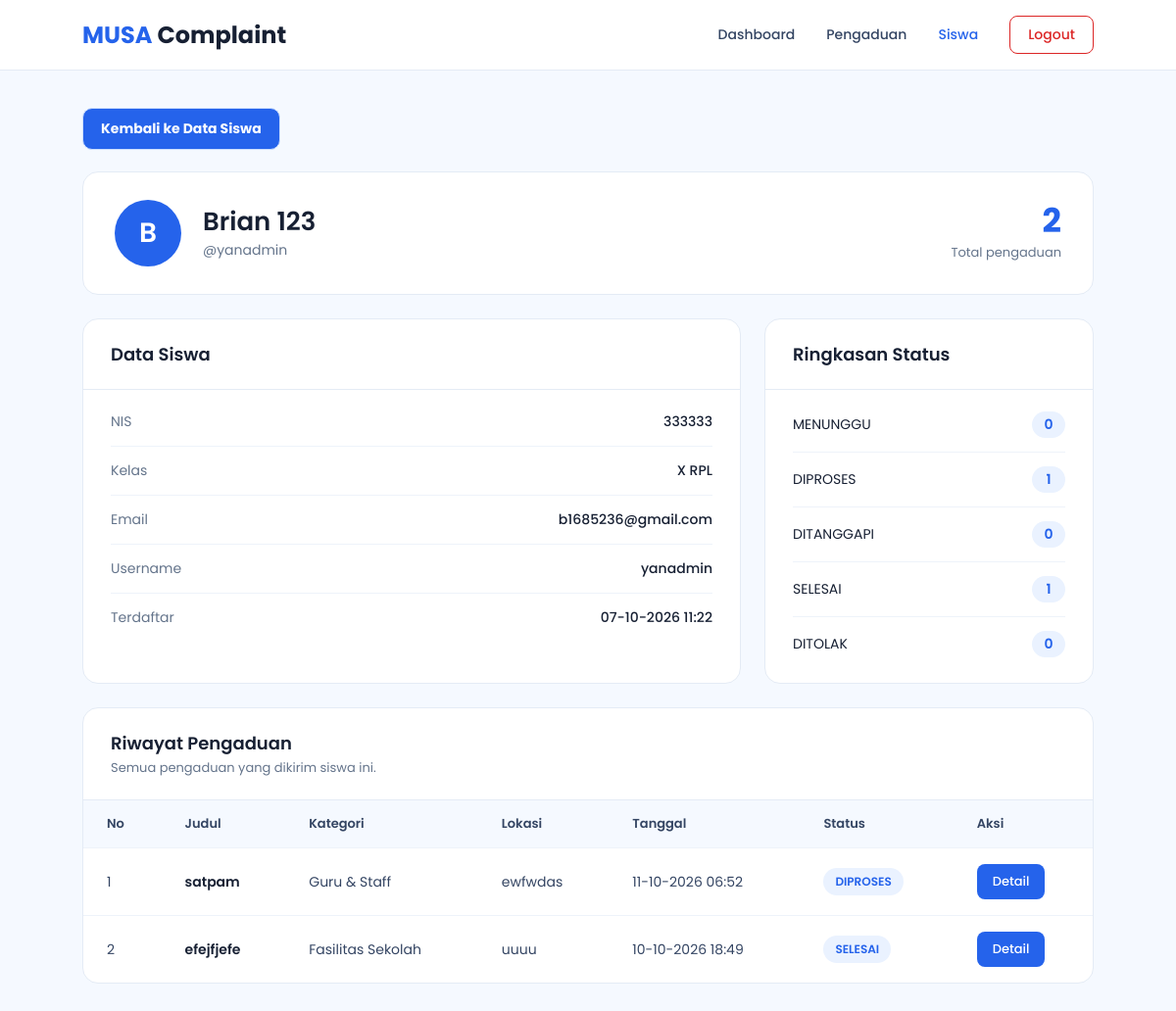
/admin/detail_siswa.php?id=4 (signed in), run on the app's committed database.
### tables this page shows
CREATE TABLE `siswa` (
  `id_siswa` int UNSIGNED NOT NULL,
  `nis` varchar(30) NOT NULL,
  `nama` varchar(100) NOT NULL,
  `kelas` varchar(50) NOT NULL,
  `email` varchar(100) NOT NULL,
  `username` varchar(50) NOT NULL,
  `password` varchar(255) NOT NULL,
  `role` enum('siswa') NOT NULL DEFAULT 'siswa',
  `created_at` timestamp NULL DEFAULT CURRENT_TIMESTAMP,
  `foto` text
);

CREATE TABLE `pengaduan` (
  `id_pengaduan` int UNSIGNED NOT NULL,
  `id_siswa` int UNSIGNED NOT NULL,
  `id_kategori` int UNSIGNED NOT NULL,
  `id_status` int UNSIGNED NOT NULL,
  `judul` varchar(200) NOT NULL,
  `isi_pengaduan` text NOT NULL,
  `lokasi` varchar(255) DEFAULT NULL,
  `created_at` timestamp NULL DEFAULT CURRENT_TIMESTAMP,
  `updated_at` timestamp NULL DEFAULT CURRENT_TIMESTAMP ON UPDATE CURRENT_TIMESTAMP,
  `dilihat_siswa_at` datetime DEFAULT NULL
);

CREATE TABLE `kategori` (
  `id_kategori` int UNSIGNED NOT NULL,
  `nama_kategori` varchar(100) NOT NULL,
  `deskripsi` text
);

CREATE TABLE `status_pengaduan` (
  `id_status` int UNSIGNED NOT NULL,
  `nama_status` varchar(50) NOT NULL,
  `deskripsi` text
);

### admin/detail_siswa.php (the view, shortened to what this page needs)
<?php
require_once "../config/database.php";
$id_siswa = isset($_GET["id"]) ? (int) $_GET["id"] : 0;
$stmt = $conn->prepare("
    SELECT
        id_siswa,
        nis,
        nama,
        kelas,
        email,
        username,
        created_at
    FROM siswa
    WHERE id_siswa = ?
");
$stmt->bind_param("i", $id_siswa);
$stmt->execute();
$siswa = $stmt->get_result()->fetch_assoc();
$stmt = $conn->prepare("
    SELECT
        sp.nama_status,
        COUNT(p.id_pengaduan) AS total
    FROM status_pengaduan sp
    LEFT JOIN pengaduan p
        ON p.id_status = sp.id_status
        AND p.id_siswa = ?
    GROUP BY sp.id_status, sp.nama_status
    ORDER BY sp.id_status ASC
");
$stmt->bind_param("i", $id_siswa);
$stmt->execute();
$ringkasan = $stmt->get_result()->fetch_all(MYSQLI_ASSOC);
$total_pengaduan = array_sum(array_column($ringkasan, "total"));
$stmt = $conn->prepare("
    SELECT
        p.id_pengaduan,
        p.judul,
        p.lokasi,
        p.created_at,
        k.nama_kategori,
        sp.nama_status
    FROM pengaduan p
    INNER JOIN kategori k
        ON p.id_kategori = k.id_kategori
    INNER JOIN status_pengaduan sp
        ON p.id_status = sp.id_status
    WHERE p.id_siswa = ?
    ORDER BY p.created_at DESC
");
$stmt->bind_param("i", $id_siswa);
$stmt->execute();
$pengaduan = $stmt->get_result();
?>
<!DOCTYPE html>
<html lang="id">
<head>
    <link
        rel="stylesheet"
        href="../asests/css/admin_detail_siswa.css"
    >
</head>
<body>
<nav class="navbar">
    <a href="admin_dashboard.php" class="logo">
        <span>MUSA</span> Complaint
    </a>
    <div class="nav-menu">
        <a href="admin_dashboard.php">
            Dashboard
        </a>
        <a href="pengaduan.php">
            Pengaduan
        </a>
        <a href="siswa.php" class="active">
            Siswa
        </a>
        <a href="../akun/logout.php">
            Logout
        </a>
    </div>
</nav>
<main class="container">
    <a href="siswa.php" class="back-button">
        Kembali ke Data Siswa
    </a>
    <section class="profile">
        <div class="avatar">
            <?= htmlspecialchars(
                mb_strtoupper(mb_substr($siswa["nama"], 0, 1))
            ); ?>
        </div>
        <div class="profile-info">
            <h1>
                <?= htmlspecialchars($siswa["nama"]); ?>
            </h1>
            <p>
                @<?= htmlspecialchars($siswa["username"]); ?>
            </p>
        </div>
        <div class="profile-total">
            <strong>
                <?= (int) $total_pengaduan; ?>
            </strong>
            <span>
                Total pengaduan
            </span>
        </div>
    </section>
    <div class="grid">
        <section class="card">
            <div class="card-header">
                <h2>Data Siswa</h2>
            </div>
            <dl class="data-list">
                <div>
                    <dt>NIS</dt>
                    <dd><?= htmlspecialchars($siswa["nis"]); ?></dd>
                </div>
                <div>
                    <dt>Kelas</dt>
                    <dd><?= htmlspecialchars($siswa["kelas"]); ?></dd>
                </div>
                <div>
                    <dt>Email</dt>
                    <dd><?= htmlspecialchars($siswa["email"]); ?></dd>
                </div>
                <div>
                    <dt>Username</dt>
                    <dd><?= htmlspecialchars($siswa["username"]); ?></dd>
                </div>
                <div>
                    <dt>Terdaftar</dt>
                    <dd>
                        <?= date(
                            "d-m-Y H:i",
                            strtotime($siswa["created_at"])
                        ); ?>
                    </dd>
                </div>
            </dl>
        </section>
        <section class="card">
            <div class="card-header">
                <h2>Ringkasan Status</h2>
            </div>
            <ul class="summary">
                <?php foreach ($ringkasan as $item): ?>
                    <li>
                        <span>
                            <?= htmlspecialchars($item["nama_status"]); ?>
                        </span>
                        <strong>
                            <?= (int) $item["total"]; ?>
                        </strong>
                    </li>
                <?php endforeach; ?>
            </ul>
        </section>
    </div>
    <section class="card">
        <div class="card-header">
            <h2>Riwayat Pengaduan</h2>
            <p>Semua pengaduan yang dikirim siswa ini.</p>
        </div>
        <div class="table-wrapper">
            <table>
                <thead>
                    <tr>
                        <th>No</th>
                        <th>Judul</th>
                        <th>Kategori</th>
                        <th>Lokasi</th>
                        <th>Tanggal</th>
                        <th>Status</th>
                        <th>Aksi</th>
                    </tr>
                </thead>
                <tbody>
                <?php if ($pengaduan->num_rows > 0): ?>
                    <?php $no = 1; ?>
                    <?php while ($row = $pengaduan->fetch_assoc()): ?>
                        <tr>
                            <td><?= $no++; ?></td>
                            <td>
                                <strong>
                                    <?= htmlspecialchars($row["judul"]); ?>
                                </strong>
                            </td>
                            <td>
                                <?= htmlspecialchars($row["nama_kategori"]); ?>
                            </td>
                            <td>
                                <?= htmlspecialchars($row["lokasi"]); ?>
                            </td>
                            <td>
                                <?= date(
                                    "d-m-Y H:i",
                                    strtotime($row["created_at"])
                                ); ?>
                            </td>
                            <td>
                                <span class="status">
                                    <?= htmlspecialchars($row["nama_status"]); ?>
                                </span>
                            </td>
                            <td>
                                <a
                                    href="detail_pengaduan.php?id=<?= (int) $row["id_pengaduan"]; ?>"
                                    class="detail-button"
                                >
                                    Detail
                                </a>
                            </td>
                        </tr>
                    <?php endwhile; ?>
                <?php endif; ?>
                </tbody>
            </table>
        </div>
    </section>
</main>
</body>
</html>

### asests/css/admin_detail_siswa.css (style rules this page uses)
* { margin: 0; padding: 0; box-sizing: border-box; }
body { font-family: 'Poppins', sans-serif; background: #f5f9ff; color: #172033; }
.navbar { width: 100%; height: 72px; display: flex; align-items: center; justify-content: space-between; padding: 0 7%; background: #ffffff; border-bottom: 1px solid #e4ebf5; }
.logo { text-decoration: none; font-size: 24px; font-weight: 700; color: #172033; }
.logo span { color: #2563eb; }
.nav-menu { display: flex; align-items: center; gap: 32px; }
.nav-menu a { text-decoration: none; color: #344563; font-size: 14px; font-weight: 500; transition: 0.2s ease; }
.nav-menu a:hover, .nav-menu a.active { color: #2563eb; }
.nav-menu a[href$="logout.php"] { padding: 8px 18px; color: #dc2626; background: #ffffff; border: 1px solid #dc2626; border-radius: 8px; transition: 0.2s ease; }
.container { width: 86%; max-width: 1250px; margin: auto; padding: 38px 0 60px; }
.back-button { display: inline-flex; align-items: center; gap: 8px; margin-bottom: 22px; padding: 10px 18px; background: #2563eb; color: #f9fbff; border: 1px solid #cddfff; border-radius: 10px; text-decoration: none; font-size: 14px; font-weight: bold; transition: 0.2s ease; }
.profile { display: flex; align-items: center; gap: 22px; padding: 28px 32px; margin-bottom: 24px; background: #ffffff; border: 1px solid #e4ebf5; border-radius: 16px; }
.avatar { width: 68px; height: 68px; flex-shrink: 0; display: flex; align-items: center; justify-content: center; border-radius: 50%; background: #2563eb; color: #ffffff; font-size: 28px; font-weight: 600; }
.profile-info { flex: 1; }
.profile-info h1 { font-size: 26px; font-weight: 600; line-height: 1.25; }
.profile-info p { margin-top: 2px; font-size: 14px; color: #64748b; }
.profile-total { text-align: right; }
.profile-total strong { display: block; font-size: 34px; font-weight: 700; line-height: 1.1; color: #2563eb; }
.profile-total span { font-size: 13px; color: #64748b; }
.grid { display: grid; grid-template-columns: 2fr 1fr; gap: 24px; margin-bottom: 24px; }
.card { background: #ffffff; border: 1px solid #e4ebf5; border-radius: 16px; overflow: hidden; }
.card-header { padding: 22px 28px; border-bottom: 1px solid #e4ebf5; }
.card-header h2 { font-size: 18px; font-weight: 600; }
.card-header p { margin-top: 2px; font-size: 13px; color: #64748b; }
.data-list { padding: 8px 28px 12px; }
.data-list div { display: flex; justify-content: space-between; gap: 20px; padding: 14px 0; border-bottom: 1px solid #eef3fa; }
.data-list div:last-child { border-bottom: none; }
.data-list dt { font-size: 14px; color: #64748b; }
.data-list dd { font-size: 14px; font-weight: 500; text-align: right; word-break: break-word; }
.summary { list-style: none; padding: 8px 28px 12px; }
.summary li { display: flex; justify-content: space-between; align-items: center; padding: 14px 0; border-bottom: 1px solid #eef3fa; font-size: 14px; }
.summary li:last-child { border-bottom: none; }
.summary strong { min-width: 34px; padding: 3px 10px; border-radius: 999px; background: #eaf2ff; color: #2563eb; text-align: center; font-weight: 600; }
.table-wrapper { overflow-x: auto; }
table { width: 100%; border-collapse: collapse; }
th { padding: 14px 24px; background: #f5f9ff; text-align: left; font-size: 13px; font-weight: 600; color: #344563; white-space: nowrap; }
td { padding: 16px 24px; border-top: 1px solid #eef3fa; font-size: 14px; color: #344563; }
td strong { color: #172033; font-weight: 600; }
.status { display: inline-block; padding: 5px 12px; border-radius: 999px; background: #eaf2ff; color: #2563eb; font-size: 12px; font-weight: 600; white-space: nowrap; }
.detail-button { display: inline-block; padding: 8px 16px; border-radius: 8px; background: #2563eb; color: #ffffff; text-decoration: none; font-size: 13px; font-weight: 500; transition: 0.2s ease; }

### data on the page
siswa: nama "B", nama "Brian 123", username "yanadmin", nis "333333", kelas "X RPL", email "b1685236@gmail.com", created_at "07-10-2026 11:22"
pengaduan: judul "satpam", id_kategori.nama_kategori "Guru & Staff", lokasi "ewfwdas", created_at "11-10-2026 06:52", id_status.nama_status "DIPROSES"
pengaduan: judul "efejfjefe", id_kategori.nama_kategori "Fasilitas Sekolah", lokasi "uuuu", created_at "10-10-2026 18:49", id_status.nama_status "SELESAI"

### other printed values
$total_pengaduan "2"
$item["nama_status"] "MENUNGGU"
$item["total"] "0"
$item["nama_status"] "DIPROSES"
$item["total"] "1"
$item["nama_status"] "DITANGGAPI"
$item["nama_status"] "SELESAI"
$item["nama_status"] "DITOLAK"
